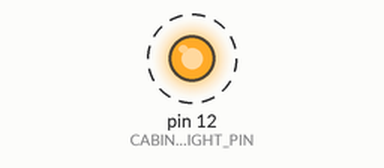
This sketch was run on a simulated Arduino Uno, built with avr-gcc and run on an emulated ATmega328P. Shown: output pins drawn as LEDs (lit = HIGH). Dashed ring = blinking.

Above: at 0.5 s.
Timing chart, 0 to 3.5 s (numbered marks = the images above):
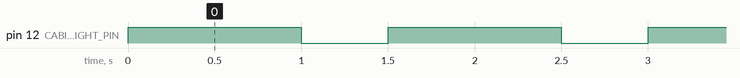

The sketch:

Day2.ino
```cpp
//#include Arduino.h

// Define Cabin Light Pin as pin 12 on Arduino board
#define CABIN_LIGHT_PIN 12

void setup() {
  // Set Cabin Light Pin as an Output pin
  pinMode(CABIN_LIGHT_PIN, OUTPUT);
}

void loop() {
  // Turn on LED
  digitalWrite(CABIN_LIGHT_PIN, HIGH);
  delay(1000);
  // Turn off LED
  digitalWrite(CABIN_LIGHT_PIN, LOW);
  delay(500);
}
```

Measured:
- by itself, pin 12 (CABIN_LIGHT_PIN): alternates HIGH for 1.0 s and LOW for 0.50 s
